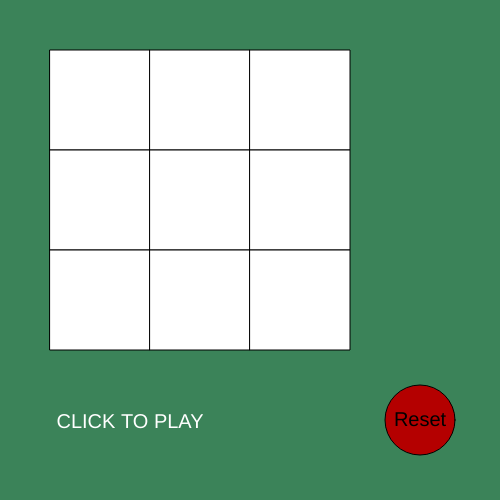
Frame 1 (no input)
Frame 60 (no input): identical to frame 1, image omitted
Frame 120 (the mouse pressed at the canvas centre since frame 60): identical to frame 1, image omitted

The p5.js sketch that drew this single still picture (run headless with seeded random() and noise() and a simulated clock; from frame 60 on, the mouse is pressed at the canvas centre):

// p5.js sketch
// ── sketch.js
let bloques
let turno

function setup() {
  bloques = []
  for (let i = 0; i < 9; i++) {
    if (i < 3) {
      bloques.push(new Bloque(50 + 100 * i, 50, 100))
    } else if (i >= 3 && i < 6) {
      bloques.push(new Bloque(50 + 100 * (i - 3), 150, 100))
    } else if (i >= 6) {
      bloques.push(new Bloque(50 + 100 * (i - 6), 250, 100))
    }
  }
  turno = "O"
  createCanvas(500, 500);
}

function draw() {
  background(59,131,89);
  for (let i = 0; i < bloques.length; i++) {
    bloques[i].pintar()
  }
  fill(180,0,0);
  circle(420,420,70)
  fill(0)
  textSize(20);
  text("Reset", 420, 420);
  noFill()
  fill(255);
  text("CLICK TO PLAY",130,422);
  
  
}

function mousePressed() {
  for (let i = 0; i < bloques.length; i++) {
    if (bloques[i].click(mouseX, mouseY) && bloques[i].seleccionado == false) {
      bloques[i].turno = turno
      bloques[i].seleccionado = true
      if (turno == "O") {
        turno = "X"
      } else {
        turno = "O"
      }
    }

  }
  if(dist(mouseX,mouseY,420,420)<35){
    for (let i = 0; i < bloques.length; i++) {
      bloques[i].seleccionado = false
      bloques[i].turno = ""
    }
  }
}
// ── Bloques.js
class Bloque{
    constructor(posX,posY,tam){
        this.posX= posX
        this.posY= posY
        this.tam= tam
        this.seleccionado = false
        this.turno = ""
    }
    pintar(){
        fill(255);
        rect(this.posX, this.posY,this.tam);
        fill(0);
        textSize(55)
        textAlign(CENTER, CENTER)
        text(this.turno, this.posX + this.tam/2, this.posY + this.tam/2)
    }
    click(mx,my){
        if(mx>this.posX && mx < this.posX + this.tam && my>this.posY && my < this.posY + this.tam){
            return true
        }
        return false
    }
}
